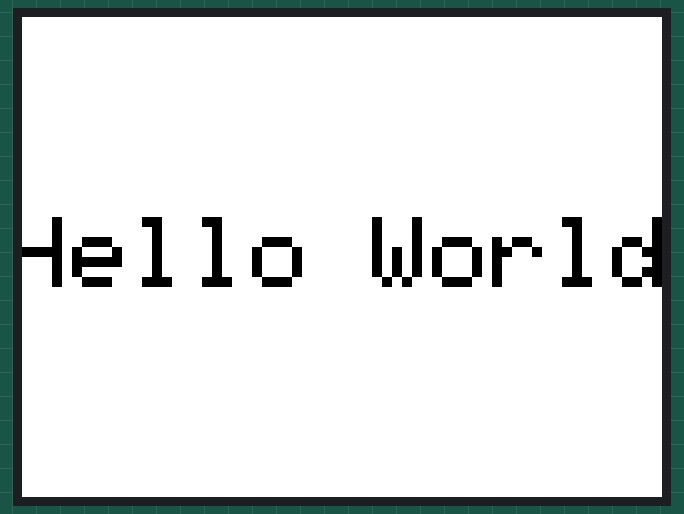
Recording of a sketch running on a simulated ESP32. Parts: 320×240 colour display.

Above: at 0.3 s.

The sketch:

HelloWorldM5Paper.ino
```cpp
#include <M5Unified.h>

void setup() {
  M5.begin();

  M5.Display.setEpdMode(epd_mode_t::epd_text);
  if (M5.Display.width() < M5.Display.height()) {
    M5.Display.setRotation(M5.Display.getRotation() ^ 1);
  }

  M5.Display.clear(TFT_WHITE);
  M5.Display.setTextColor(TFT_BLACK, TFT_WHITE);
  M5.Display.setTextDatum(middle_center);
  M5.Display.setTextSize(5);
  M5.Display.drawString("Hello World", M5.Display.width() / 2, M5.Display.height() / 2);
  M5.Display.display();
}

void loop() {
  M5.delay(1000);
}
```
